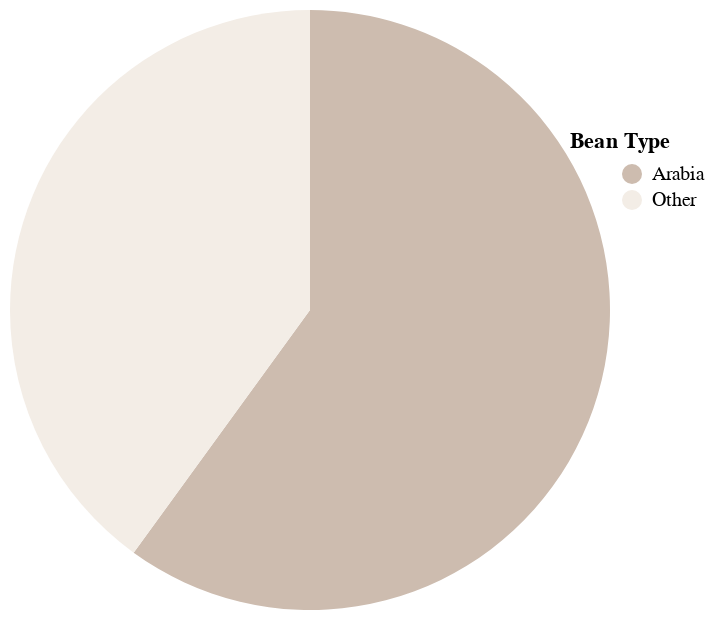

This figure's Vega-Lite source:
### Vega-Lite specification from a JSON file in a GitHub repository (floating-point values rounded to 4 significant figures)
{"$schema": "https://vega.github.io/schema/vega-lite/v5.json", "description": "A simple pie chart with embedded data.", "width": 300, "config": {"style": {"cell": {"stroke": "transparent"}}}, "data": {"values": [{"Bean Type": "Arabia", "value": 60}, {"Bean Type": "Other", "value": 40}]}, "mark": "arc", "encoding": {"theta": {"field": "value", "type": "quantitative"}, "color": {"field": "Bean Type", "type": "nominal", "scale": {"range": ["#CDBCAF", "#F3EDE6"]}, "legend": {"titleAlign": "center", "orient": "none", "legendX": 280, "legendY": 60}}}}
